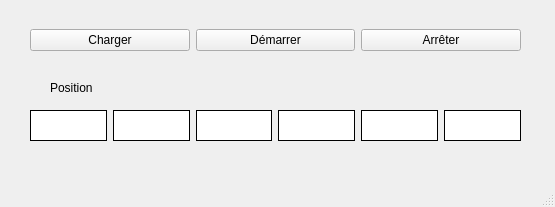
<?xml version="1.0" encoding="UTF-8"?>
<ui version="4.0">
 <class>MainWindow</class>
 <widget class="QMainWindow" name="MainWindow">
  <property name="geometry">
   <rect>
    <x>0</x>
    <y>0</y>
    <width>555</width>
    <height>207</height>
   </rect>
  </property>
  <property name="windowTitle">
   <string>MainWindow</string>
  </property>
  <widget class="QWidget" name="centralwidget">
   <widget class="QWidget" name="horizontalLayoutWidget">
    <property name="geometry">
     <rect>
      <x>30</x>
      <y>20</y>
      <width>491</width>
      <height>41</height>
     </rect>
    </property>
    <layout class="QHBoxLayout" name="horizontalLayout">
     <item>
      <widget class="QPushButton" name="Charger">
       <property name="text">
        <string>Charger</string>
       </property>
      </widget>
     </item>
     <item>
      <widget class="QPushButton" name="Demarrer">
       <property name="text">
        <string>Démarrer</string>
       </property>
      </widget>
     </item>
     <item>
      <widget class="QPushButton" name="Arreter">
       <property name="text">
        <string>Arrêter</string>
       </property>
      </widget>
     </item>
    </layout>
   </widget>
   <widget class="QLabel" name="label">
    <property name="geometry">
     <rect>
      <x>50</x>
      <y>80</y>
      <width>49</width>
      <height>16</height>
     </rect>
    </property>
    <property name="text">
     <string>Position</string>
    </property>
   </widget>
   <widget class="QWidget" name="horizontalLayoutWidget_2">
    <property name="geometry">
     <rect>
      <x>30</x>
      <y>110</y>
      <width>491</width>
      <height>31</height>
     </rect>
    </property>
    <layout class="QHBoxLayout" name="horizontalLayout_2">
     <item>
      <widget class="QLabel" name="Actionneur1">
       <property name="layoutDirection">
        <enum>Qt::LeftToRight</enum>
       </property>
       <property name="autoFillBackground">
        <bool>false</bool>
       </property>
       <property name="styleSheet">
        <string notr="true">background-color: rgb(255, 255, 255);
border-color: rgb(0, 0, 0);</string>
       </property>
       <property name="frameShape">
        <enum>QFrame::Box</enum>
       </property>
       <property name="text">
        <string/>
       </property>
       <property name="textInteractionFlags">
        <set>Qt::NoTextInteraction</set>
       </property>
      </widget>
     </item>
     <item>
      <widget class="QLabel" name="Actionneur2">
       <property name="layoutDirection">
        <enum>Qt::LeftToRight</enum>
       </property>
       <property name="autoFillBackground">
        <bool>false</bool>
       </property>
       <property name="styleSheet">
        <string notr="true">background-color: rgb(255, 255, 255);
border-color: rgb(0, 0, 0);</string>
       </property>
       <property name="frameShape">
        <enum>QFrame::Box</enum>
       </property>
       <property name="text">
        <string/>
       </property>
       <property name="textInteractionFlags">
        <set>Qt::NoTextInteraction</set>
       </property>
      </widget>
     </item>
     <item>
      <widget class="QLabel" name="Actionneur3">
       <property name="layoutDirection">
        <enum>Qt::LeftToRight</enum>
       </property>
       <property name="autoFillBackground">
        <bool>false</bool>
       </property>
       <property name="styleSheet">
        <string notr="true">background-color: rgb(255, 255, 255);
border-color: rgb(0, 0, 0);</string>
       </property>
       <property name="frameShape">
        <enum>QFrame::Box</enum>
       </property>
       <property name="text">
        <string/>
       </property>
       <property name="textInteractionFlags">
        <set>Qt::NoTextInteraction</set>
       </property>
      </widget>
     </item>
     <item>
      <widget class="QLabel" name="Actionneur4">
       <property name="layoutDirection">
        <enum>Qt::LeftToRight</enum>
       </property>
       <property name="autoFillBackground">
        <bool>false</bool>
       </property>
       <property name="styleSheet">
        <string notr="true">background-color: rgb(255, 255, 255);
border-color: rgb(0, 0, 0);</string>
       </property>
       <property name="frameShape">
        <enum>QFrame::Box</enum>
       </property>
       <property name="text">
        <string/>
       </property>
       <property name="textInteractionFlags">
        <set>Qt::NoTextInteraction</set>
       </property>
      </widget>
     </item>
     <item>
      <widget class="QLabel" name="Actionneur5">
       <property name="layoutDirection">
        <enum>Qt::LeftToRight</enum>
       </property>
       <property name="autoFillBackground">
        <bool>false</bool>
       </property>
       <property name="styleSheet">
        <string notr="true">background-color: rgb(255, 255, 255);
border-color: rgb(0, 0, 0);</string>
       </property>
       <property name="frameShape">
        <enum>QFrame::Box</enum>
       </property>
       <property name="text">
        <string/>
       </property>
       <property name="textInteractionFlags">
        <set>Qt::NoTextInteraction</set>
       </property>
      </widget>
     </item>
     <item>
      <widget class="QLabel" name="Actionneur6">
       <property name="layoutDirection">
        <enum>Qt::LeftToRight</enum>
       </property>
       <property name="autoFillBackground">
        <bool>false</bool>
       </property>
       <property name="styleSheet">
        <string notr="true">background-color: rgb(255, 255, 255);
border-color: rgb(0, 0, 0);</string>
       </property>
       <property name="frameShape">
        <enum>QFrame::Box</enum>
       </property>
       <property name="text">
        <string/>
       </property>
       <property name="textInteractionFlags">
        <set>Qt::NoTextInteraction</set>
       </property>
      </widget>
     </item>
    </layout>
   </widget>
  </widget>
  <widget class="QMenuBar" name="menubar">
   <property name="geometry">
    <rect>
     <x>0</x>
     <y>0</y>
     <width>555</width>
     <height>22</height>
    </rect>
   </property>
  </widget>
  <widget class="QStatusBar" name="statusbar"/>
 </widget>
 <tabstops>
  <tabstop>Charger</tabstop>
  <tabstop>Demarrer</tabstop>
  <tabstop>Arreter</tabstop>
 </tabstops>
 <resources/>
 <connections/>
</ui>
